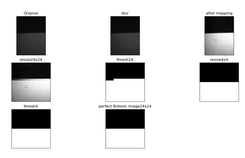
#> input picture process_image/docs/bottom-dark.png, 245 x 158 px, shrunk from 1367 x 885 before the run, given in place of bottom-dark.png.jpg, which was not available
$ python process_img.py
#> lines starting #> are read from the running program, lines starting #| are printed output that depends on the picture; after the words box and inside, x2 and y2 are one past the last pixel; in counts of white or black regions, pixels touching at a corner belong together; pictures that were not available may be replaced by others from this repository, and a replacement may not be noted
#> the answer given: docs/bottom-dark.png
#> further down, originalImage is the input picture: shape (158, 245, 3); min 0, max 255, mean 211
### process_image/my_image.py
import numpy as np

class MyImage:
    def __init__(self, dim):
        self.dim = dim
        self.pixel = dim[0] * dim[1]
        self.lable = ['top', 'bottom', 'left', 'right', 'upper', 'lower']
        self.image = []
        for i in range(6):
            tempImg = self.gen6Img(dim, self.lable[i])
            self.image.append(tempImg)

    def getPerfect(self, img_lable):
        per = "Not found"
        for i in range(6):
            if self.lable[i] == img_lable:
                per = self.image[i]
        return per

    def predict(self, img, ERROR_THRESHOLD):
        print("---- prediction results ----")
        listResults = []
        dictResults = {}
        for i in range(6):
            print(self.lable[i], end=": ")
            matches = self.imgCheck(img, self.image[i])
            listResults.append(matches)
            percent = int((matches / self.pixel) * 100)
            dictResults[self.lable[i]] = percent
            print("matches", matches, "of", str(self.pixel), "(" + str(int((matches / self.pixel) * 100)) + "%)")
        maxVal = max(listResults)
        maxi = listResults.index(maxVal)
        predicted_image = self.lable[maxi]
        if maxVal < ERROR_THRESHOLD:
            predicted_image = "error"
        return listResults, dictResults, predicted_image


    def imgCheck(self, img1, img2):
        lenght = img1.shape[0]
        matches = 0
        for y in range(lenght):
            for x in range(lenght):
                if img1[y][x] == img2[y][x]:
                    matches += 1;
        return matches

    def gen6Img(self, dimention, type):
        buff = np.zeros(dimention, np.uint8)
        row = dimention[0]
        col = dimention[1]
        half = row // 2
        for r in range(row):
            for c in range(col):
                check = False
                if type == "top" and r+1 <= half:
                    check = True
                if type == "bottom" and r+1 > half:
                    check = True
                if type == "left" and c+1 <= half:
                    check = True
                if type == "right" and c+1 > half:
                    check = True
                if type == "upper" and c >= r:
                    check = True
                if type == "lower" and r >= c:
                    check = True

                if check:
                    buff[r][c] = 255
        return buff

### process_image/process_img.py
import os
import numpy as np
import cv2
import math
from matplotlib import pyplot as plt
from my_image import MyImage


def get16(img):
    cor16 = np.array([
         [25, 20, 0], [25,40, 0], [25, 60, 0], [25, 80, 0],
        [55, 20, 0], [55,40, 0], [55, 60, 0], [55, 80, 0],
        [105, 20, 0], [105,40, 0], [105, 60, 0], [105, 80, 0],
        [135, 20, 0], [135,40, 0], [135, 60, 0], [135, 80, 0],
        ])

    pointsLength = cor16.shape[0]
    for i in range(pointsLength):
        y = cor16[i][0]
        x = cor16[i][1]
        cor16[i][2] = img[y][x]
    return cor16

def preProcessImage(image):
    global imgStacks
    # reduce noise

    blur = cv2.GaussianBlur(image, (5, 5), 0)
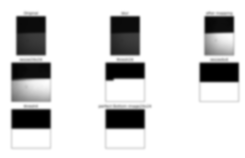
#> blur: shape (158, 245, 3); min 0, max 255, mean 211
    imgStacks.append(("blur", blur))

    gray = cv2.cvtColor(blur, cv2.COLOR_BGR2GRAY)

    # mapping useful for too low and too high brightness image
    def mapImg(img):
        scale = np.amax(img) - np.amin(img)
#> scale = 255
        rows, cols = img.shape
#> rows = 158; cols = 245
        newImg = np.zeros((rows, cols), np.uint8)
        for r in range(rows):
            for c in range(cols):
                newVal = np.uint8(((img[r][c]-np.amin(img)) / scale) * 255)
                newImg[r][c] = newVal
        return newImg

    mapped = mapImg(gray)
    imgStacks.append(("after mapping", mapped))

    # second threshold for 24 x 24 image
    dim24 = (24, 24)
    resize24 = cv2.resize(mapped, dim24)
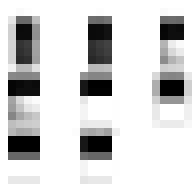
#> resize24: shape (24, 24) (shown 8 times larger); min 0, max 255, mean 211.9
    imgStacks.append(("resize24x24", resize24))

    retValV2, thresh24 = cv2.threshold(resize24, 80, 255, cv2.THRESH_BINARY)
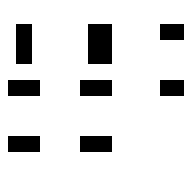
#> thresh24: shape (24, 24) (shown 8 times larger); 88% white; black in thin lines or dots, all inside (x1, y1, x2, y2) = (1, 3, 23, 19)
    imgStacks.append(("thresh24", thresh24))

    # final threshold for 4 x 4 image
    dim4 = (4, 4)
    resize4 = cv2.resize(thresh24, dim4)
#> resize4 = [[128, 255, 255, 128], [255, 255, 255, 255], [255, 255, 255, 255], [255, 255, 255, 255]]
    imgStacks.append(("resize4x4", resize4))

    ret, thresh4 = cv2.threshold(resize4, 150, 255, cv2.THRESH_BINARY)
#> thresh4 = [[0, 255, 255, 0], [255, 255, 255, 255], [255, 255, 255, 255], [255, 255, 255, 255]]
    imgStacks.append(("thresh4", thresh4))

    img24 = thresh24
    img4 = thresh4
#> img4 has the same summary as thresh4

    return img24, img4


def getDictBytes(key):
    dictBytes = {
        "error": '0',
        "top": '1',
        "bottom": '2',
        "left": '3',
        "right": '4',
        "upper": '5',
        "lower": '6'
    }

    return dictBytes[key]


path = 'C:\\out\\'

fileName = input("Enter file name(.jpg): ") + ".jpg"
originalImage = cv2.imread(path+fileName)
imgStacks = []
imgStacks.append(("Original", originalImage))

img24, img4 = preProcessImage(originalImage)
#> img4 has the same summary as thresh4 in preProcessImage

myImg = MyImage(img24.shape)
listResults, dictResults, predictedImage = myImg.predict(img24, 60)
#> the loop in predict, `for i in range(6):` made 6 passes
#> (matches, percent) on passes 1 to 6: (251, 43), (325, 56), (279, 48), (297, 51), (299, 51), (295, 51)
#| matches 251 of 576 (43%)
#| matches 325 of 576 (56%)
#| matches 279 of 576 (48%)
#| matches 297 of 576 (51%)
#| matches 299 of 576 (51%)
#| matches 295 of 576 (51%)
#> after the loop in predict, `for i in range(6):`: dictResults = {'top': 43, 'bottom': 56, 'left': 48, 'right': 51, 'upper': 51, 'lower': 51}; listResults = [251, 325, 279, 297, 299, 295]
#> in predict, `maxVal = max(listResults)`: maxVal = 325
#> in predict, `maxi = listResults.index(maxVal)`: maxi = 1
#> in predict, `predicted_image = self.lable[maxi]`: predicted_image = 'bottom'
#> listResults = [251, 325, 279, 297, 299, 295]; predictedImage = 'bottom'
print("Image found is", predictedImage)
#| Image found is bottom

if predictedImage != "error":
    labelImg = "perfect " + predictedImage.capitalize() + " image24x24"
#> labelImg = 'perfect Bottom image24x24'
    perfectImg = myImg.getPerfect(predictedImage)
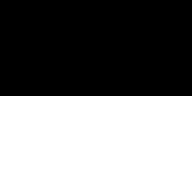
#> perfectImg: shape (24, 24) (shown 8 times larger); 50% white; 1 white region, box (x1, y1, x2, y2) and area: (0, 12, 24, 24) 288
    imgStacks.append((labelImg, perfectImg))


# pyplot give number of rows, columns and index
cols = 3
rows = math.ceil(len(imgStacks) / cols)
#> rows = 3
pos = (rows*100) + (cols*10)
#> pos = 330

for i in range(len(imgStacks)):
    plt.subplot(pos+i+1),plt.imshow(imgStacks[i][1], cmap = 'gray')
    plt.title(imgStacks[i][0]), plt.xticks([]), plt.yticks([])
#> this loop made 8 passes

plt.show()
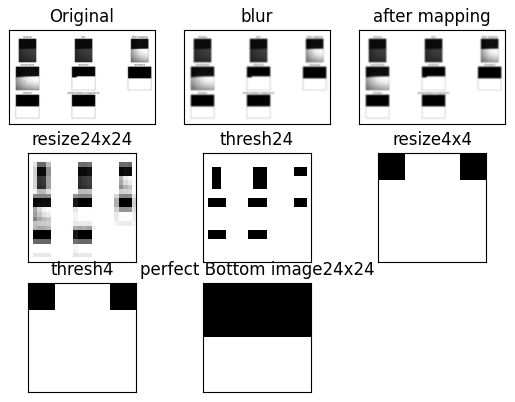
#> figure drawn by matplotlib, 8 panels

$ run again, on process_image/docs/right.png
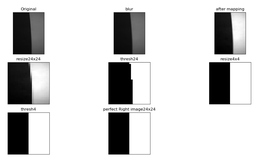
#> input picture process_image/docs/right.png, 256 x 163 px, shrunk from 1334 x 848 before the run, given in place of right.png.jpg, which was not available
#> originalImage is the input picture: shape (163, 256, 3); min 0, max 255, mean 206.9
#> scale = 255
#> in preProcessImage, `retValV2, thresh24 = cv2.threshold(resize24, 80, 255, cv2.THRESH_BINARY)`:
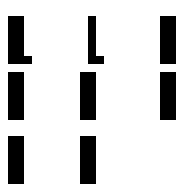
#> thresh24: shape (24, 24) (shown 8 times larger); 84% white; black in thin lines or dots, all inside (x1, y1, x2, y2) = (1, 2, 22, 23)
#> resize4 = [[128, 255, 255, 0], [191, 255, 255, 128], [191, 255, 255, 128], [128, 255, 255, 255]]
#> thresh4 = [[0, 255, 255, 0], [255, 255, 255, 0], [255, 255, 255, 0], [0, 255, 255, 255]]
#> in preProcessImage, `img4 = thresh4`: img4 has the same summary as thresh4
#> `img24, img4 = preProcessImage(originalImage)`: img4 has the same summary as thresh4 in preProcessImage
#> the loop in predict, `for i in range(6):` made 6 passes
#> (matches, percent) on passes 1 to 6: (280, 48), (296, 51), (246, 42), (330, 57), (318, 55), (276, 47)
#> (printed output is left out)
#> after the loop in predict, `for i in range(6):`: dictResults = {'top': 48, 'bottom': 51, 'left': 42, 'right': 57, 'upper': 55, 'lower': 47}; listResults = [280, 296, 246, 330, 318, 276]
#> maxVal = 330
#> maxi = 3
#> predicted_image = 'right'
#> `listResults, dictResults, predictedImage = myImg.predict(img24, 60)`: listResults = [280, 296, 246, 330, 318, 276]; predictedImage = 'right'
#| Image found is right
#> labelImg = 'perfect Right image24x24'
#> `perfectImg = myImg.getPerfect(predictedImage)`:
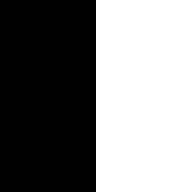
#> perfectImg: shape (24, 24) (shown 8 times larger); 50% white; 1 white region, box (x1, y1, x2, y2) and area: (12, 0, 24, 24) 288
#> `rows = math.ceil(len(imgStacks) / cols)`: rows = 3
#> pos = 330
#> the loop `for i in range(len(imgStacks)):` made 8 passes
